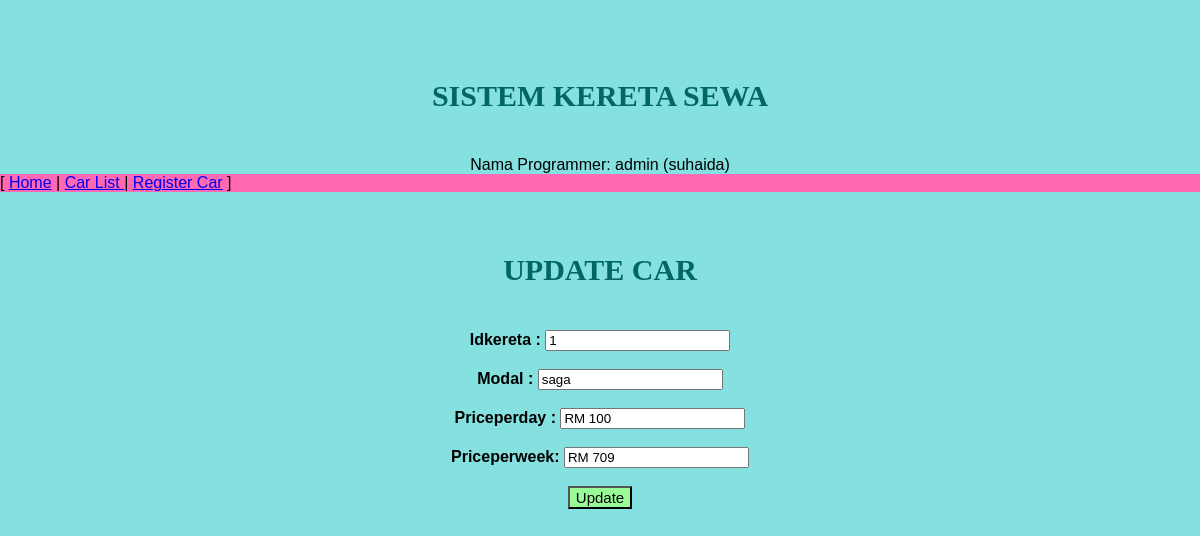
The app's page /admin/updatecar.php?idkereta=1, older data.
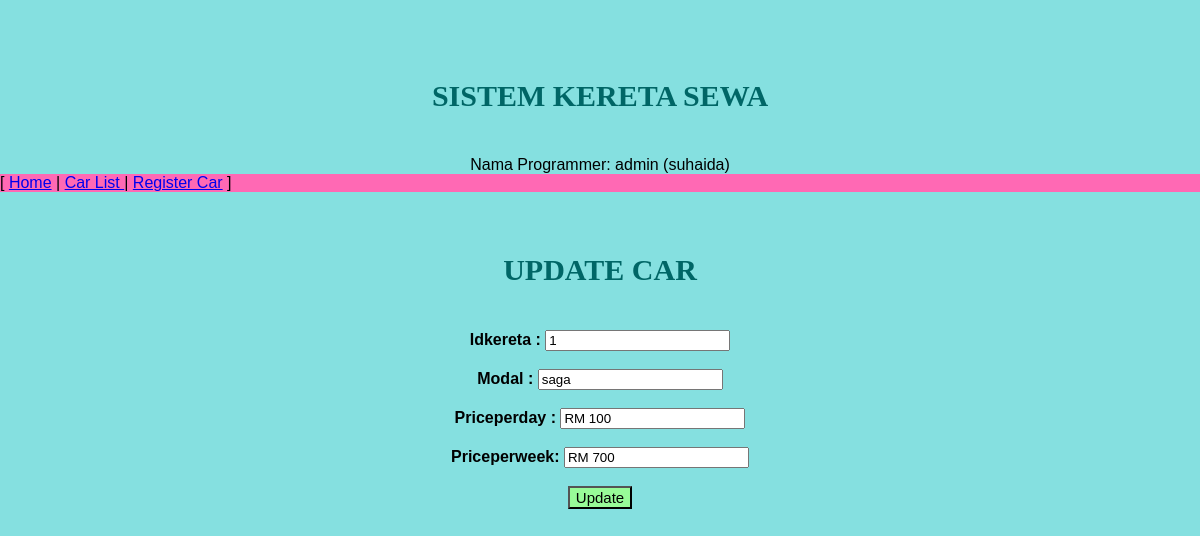
The same page, newer data.
### tables this page shows
CREATE TABLE `kereta` (
  `idkereta` int(10) NOT NULL,
  `modal` varchar(20) NOT NULL,
  `priceperday` varchar(10) NOT NULL,
  `priceperweek` varchar(10) NOT NULL
);

### admin/updatecar.php (the view, shortened to what this page needs)
<?php
require '../connection.php';
$idusr = $_GET["idkereta"];
$dis_usr = "SELECT * FROM kereta WHERE idkereta='$idusr'";
$resultusr = $conn->query($dis_usr);
$row = $resultusr->fetch_assoc();
?>
<html>
<head>
    <link rel="stylesheet" href="../style.css">
</head>
<body>
    <div class="container">
        <br><br><br>
        <div class="center">
            <h2>Sistem Kereta Sewa</h2>
        </div>
        <center><br> Nama Programmer: admin (suhaida)</a></center>
    </div>
    <nav style="background-color: hotpink">
        [
        <a class="active" href="../index.php">Home</a>
        |
        <a href="listcar.php">Car List </a>
        |
        <a href="register.php">Register Car</a>
        ]
    </nav>
    <br><br>
    <center>
        <h2>Update Car</h2>
    </center>
    <form name="myform" action="updateprocess.php" method="post">
        <center>
            <br>
            <b>Idkereta :</b>
            <input type="text" name="idkereta" value="<?php echo $row["idkereta"]; ?>">
            <br>
            <br>
            <b>Modal :</b>
            <input type="text" name="modal" value="<?php echo $row["modal"]; ?>">
            <br>
            <br>
            <b>Priceperday :</b>
            <input type="text" name="priceperday" value="<?php echo $row["priceperday"]; ?>">
            <br>
            <br>
            <b>Priceperweek:</b>
            <input type="text" name="priceperweek" value="<?php echo $row["priceperweek"]; ?>">
        </center>
        <br>
        <center>
            <input type="submit" value="Update" style="background-color:PaleGreen;font-size: 15px;" />
        </center>
    </form>
</body>
</html>

Row changes from the older to the newer data that the page shows:
changed kereta "saga": priceperweek "RM 709" → "RM 700"
